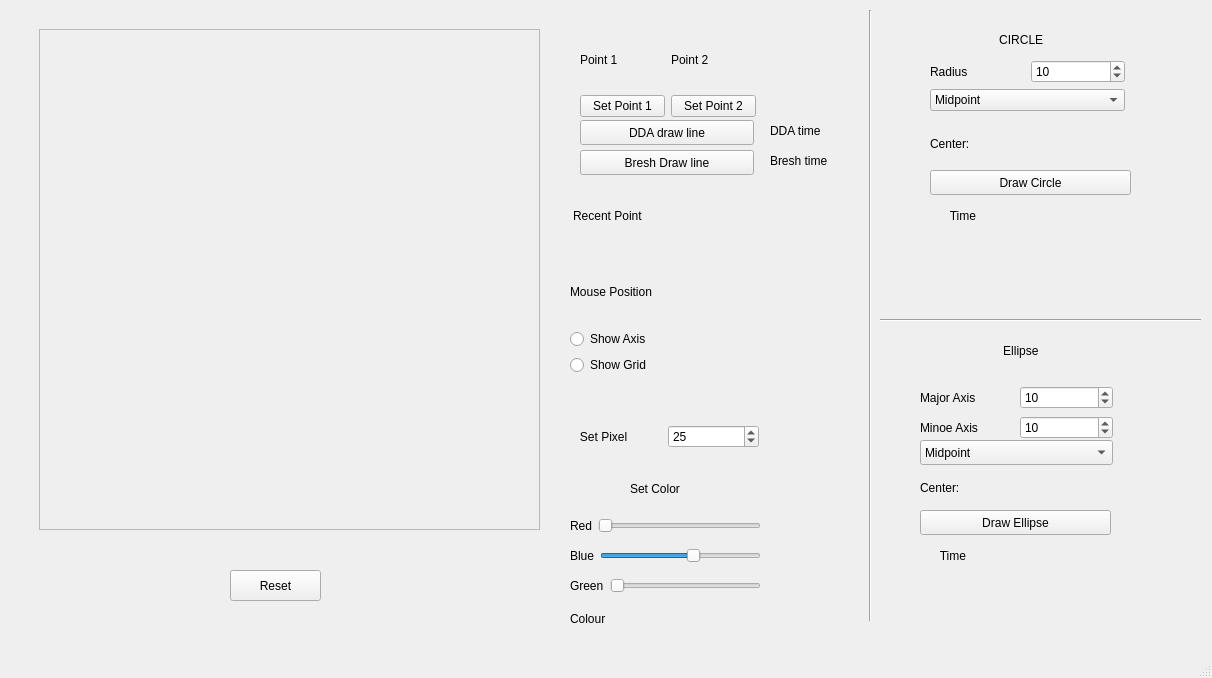
<?xml version="1.0" encoding="UTF-8"?>
<ui version="4.0">
 <class>MainWindow</class>
 <widget class="QMainWindow" name="MainWindow">
  <property name="geometry">
   <rect>
    <x>0</x>
    <y>0</y>
    <width>1212</width>
    <height>678</height>
   </rect>
  </property>
  <property name="windowTitle">
   <string>MainWindow</string>
  </property>
  <widget class="QWidget" name="centralwidget">
   <widget class="frame_widget" name="frame">
    <property name="geometry">
     <rect>
      <x>39</x>
      <y>29</y>
      <width>501</width>
      <height>501</height>
     </rect>
    </property>
    <property name="frameShape">
     <enum>QFrame::StyledPanel</enum>
    </property>
    <property name="frameShadow">
     <enum>QFrame::Raised</enum>
    </property>
   </widget>
   <widget class="QWidget" name="layoutWidget">
    <property name="geometry">
     <rect>
      <x>570</x>
      <y>260</y>
      <width>191</width>
      <height>115</height>
     </rect>
    </property>
    <layout class="QVBoxLayout" name="verticalLayout_2">
     <item>
      <layout class="QHBoxLayout" name="horizontalLayout_2">
       <item>
        <widget class="QLabel" name="button">
         <property name="text">
          <string>Mouse Position</string>
         </property>
        </widget>
       </item>
      </layout>
     </item>
     <item>
      <layout class="QVBoxLayout" name="verticalLayout">
       <item>
        <widget class="QRadioButton" name="radioButton">
         <property name="text">
          <string>Show Axis</string>
         </property>
         <property name="autoExclusive">
          <bool>false</bool>
         </property>
        </widget>
       </item>
       <item>
        <widget class="QRadioButton" name="radioButton_2">
         <property name="text">
          <string>Show Grid</string>
         </property>
         <property name="autoExclusive">
          <bool>false</bool>
         </property>
        </widget>
       </item>
      </layout>
     </item>
    </layout>
   </widget>
   <widget class="QWidget" name="layoutWidget">
    <property name="geometry">
     <rect>
      <x>580</x>
      <y>30</y>
      <width>176</width>
      <height>87</height>
     </rect>
    </property>
    <layout class="QVBoxLayout" name="verticalLayout_5">
     <item>
      <layout class="QVBoxLayout" name="verticalLayout_3">
       <item>
        <layout class="QHBoxLayout" name="horizontalLayout_4">
         <item>
          <widget class="QLabel" name="label_1">
           <property name="text">
            <string>Point 1</string>
           </property>
          </widget>
         </item>
         <item>
          <widget class="QLabel" name="label_2">
           <property name="text">
            <string>Point 2</string>
           </property>
          </widget>
         </item>
        </layout>
       </item>
       <item>
        <layout class="QHBoxLayout" name="horizontalLayout_5">
         <item>
          <widget class="QPushButton" name="pushButton_2">
           <property name="text">
            <string>Set Point 1</string>
           </property>
          </widget>
         </item>
         <item>
          <widget class="QPushButton" name="pushButton">
           <property name="text">
            <string>Set Point 2</string>
           </property>
          </widget>
         </item>
        </layout>
       </item>
      </layout>
     </item>
    </layout>
   </widget>
   <widget class="QPushButton" name="pushButton_4">
    <property name="geometry">
     <rect>
      <x>230</x>
      <y>570</y>
      <width>91</width>
      <height>31</height>
     </rect>
    </property>
    <property name="text">
     <string>Reset</string>
    </property>
   </widget>
   <widget class="QPushButton" name="pushButton_5">
    <property name="geometry">
     <rect>
      <x>580</x>
      <y>150</y>
      <width>174</width>
      <height>25</height>
     </rect>
    </property>
    <property name="text">
     <string>Bresh Draw line</string>
    </property>
   </widget>
   <widget class="QPushButton" name="pushButton_3">
    <property name="geometry">
     <rect>
      <x>580</x>
      <y>120</y>
      <width>174</width>
      <height>25</height>
     </rect>
    </property>
    <property name="text">
     <string>DDA draw line</string>
    </property>
   </widget>
   <widget class="QWidget" name="layoutWidget">
    <property name="geometry">
     <rect>
      <x>570</x>
      <y>410</y>
      <width>189</width>
      <height>53</height>
     </rect>
    </property>
    <layout class="QHBoxLayout" name="horizontalLayout_3">
     <item>
      <widget class="QLabel" name="label">
       <property name="text">
        <string>   Set Pixel</string>
       </property>
      </widget>
     </item>
     <item>
      <widget class="QSpinBox" name="spinBox">
       <property name="maximum">
        <number>150</number>
       </property>
       <property name="value">
        <number>25</number>
       </property>
      </widget>
     </item>
    </layout>
   </widget>
   <widget class="QLabel" name="coord">
    <property name="geometry">
     <rect>
      <x>690</x>
      <y>280</y>
      <width>91</width>
      <height>22</height>
     </rect>
    </property>
    <property name="text">
     <string/>
    </property>
   </widget>
   <widget class="QWidget" name="horizontalLayoutWidget">
    <property name="geometry">
     <rect>
      <x>690</x>
      <y>190</y>
      <width>101</width>
      <height>51</height>
     </rect>
    </property>
    <layout class="QHBoxLayout" name="horizontalLayout">
     <item>
      <widget class="QLabel" name="label_3">
       <property name="text">
        <string/>
       </property>
      </widget>
     </item>
    </layout>
   </widget>
   <widget class="QWidget" name="horizontalLayoutWidget_2">
    <property name="geometry">
     <rect>
      <x>573</x>
      <y>190</y>
      <width>101</width>
      <height>51</height>
     </rect>
    </property>
    <layout class="QHBoxLayout" name="horizontalLayout_6">
     <item>
      <widget class="QLabel" name="label_4">
       <property name="text">
        <string>Recent Point</string>
       </property>
      </widget>
     </item>
    </layout>
   </widget>
   <widget class="QLabel" name="label_5">
    <property name="geometry">
     <rect>
      <x>770</x>
      <y>120</y>
      <width>121</width>
      <height>21</height>
     </rect>
    </property>
    <property name="text">
     <string>DDA time</string>
    </property>
   </widget>
   <widget class="QLabel" name="label_6">
    <property name="geometry">
     <rect>
      <x>770</x>
      <y>150</y>
      <width>121</width>
      <height>21</height>
     </rect>
    </property>
    <property name="text">
     <string>Bresh time</string>
    </property>
   </widget>
   <widget class="Line" name="line">
    <property name="geometry">
     <rect>
      <x>860</x>
      <y>10</y>
      <width>20</width>
      <height>611</height>
     </rect>
    </property>
    <property name="orientation">
     <enum>Qt::Vertical</enum>
    </property>
   </widget>
   <widget class="QWidget" name="verticalLayoutWidget">
    <property name="geometry">
     <rect>
      <x>930</x>
      <y>60</y>
      <width>195</width>
      <height>111</height>
     </rect>
    </property>
    <layout class="QVBoxLayout" name="verticalLayout_4">
     <item>
      <layout class="QHBoxLayout" name="horizontalLayout_7">
       <item>
        <widget class="QLabel" name="label_7">
         <property name="text">
          <string>Radius</string>
         </property>
        </widget>
       </item>
       <item>
        <widget class="QSpinBox" name="spinBox_2">
         <property name="value">
          <number>10</number>
         </property>
        </widget>
       </item>
      </layout>
     </item>
     <item>
      <widget class="QComboBox" name="comboBox">
       <item>
        <property name="text">
         <string>Midpoint</string>
        </property>
       </item>
       <item>
        <property name="text">
         <string>Breshenham's Midpoint</string>
        </property>
       </item>
       <item>
        <property name="text">
         <string>Polar Coordinate</string>
        </property>
       </item>
      </widget>
     </item>
     <item>
      <layout class="QHBoxLayout" name="horizontalLayout_8">
       <item>
        <widget class="QLabel" name="label_8">
         <property name="text">
          <string>Center:</string>
         </property>
        </widget>
       </item>
       <item>
        <widget class="QLabel" name="label_9">
         <property name="text">
          <string/>
         </property>
        </widget>
       </item>
      </layout>
     </item>
    </layout>
   </widget>
   <widget class="QLabel" name="label_10">
    <property name="geometry">
     <rect>
      <x>936</x>
      <y>29</y>
      <width>191</width>
      <height>21</height>
     </rect>
    </property>
    <property name="text">
     <string>                   CIRCLE</string>
    </property>
   </widget>
   <widget class="QWidget" name="horizontalLayoutWidget_5">
    <property name="geometry">
     <rect>
      <x>570</x>
      <y>510</y>
      <width>191</width>
      <height>31</height>
     </rect>
    </property>
    <layout class="QHBoxLayout" name="horizontalLayout_9">
     <item>
      <widget class="QLabel" name="label_11">
       <property name="text">
        <string>Red</string>
       </property>
      </widget>
     </item>
     <item>
      <widget class="QSlider" name="rSlider">
       <property name="maximum">
        <number>255</number>
       </property>
       <property name="orientation">
        <enum>Qt::Horizontal</enum>
       </property>
      </widget>
     </item>
    </layout>
   </widget>
   <widget class="QWidget" name="horizontalLayoutWidget_6">
    <property name="geometry">
     <rect>
      <x>570</x>
      <y>540</y>
      <width>191</width>
      <height>31</height>
     </rect>
    </property>
    <layout class="QHBoxLayout" name="horizontalLayout_10">
     <item>
      <widget class="QLabel" name="label_12">
       <property name="text">
        <string>Blue</string>
       </property>
      </widget>
     </item>
     <item>
      <widget class="QSlider" name="bSlider">
       <property name="maximum">
        <number>255</number>
       </property>
       <property name="value">
        <number>150</number>
       </property>
       <property name="orientation">
        <enum>Qt::Horizontal</enum>
       </property>
      </widget>
     </item>
    </layout>
   </widget>
   <widget class="QWidget" name="horizontalLayoutWidget_7">
    <property name="geometry">
     <rect>
      <x>570</x>
      <y>570</y>
      <width>191</width>
      <height>31</height>
     </rect>
    </property>
    <layout class="QHBoxLayout" name="horizontalLayout_11">
     <item>
      <widget class="QLabel" name="label_13">
       <property name="text">
        <string>Green</string>
       </property>
      </widget>
     </item>
     <item>
      <widget class="QSlider" name="gSlider">
       <property name="maximum">
        <number>255</number>
       </property>
       <property name="orientation">
        <enum>Qt::Horizontal</enum>
       </property>
      </widget>
     </item>
    </layout>
   </widget>
   <widget class="QLabel" name="label_14">
    <property name="geometry">
     <rect>
      <x>630</x>
      <y>480</y>
      <width>67</width>
      <height>17</height>
     </rect>
    </property>
    <property name="text">
     <string>Set Color</string>
    </property>
   </widget>
   <widget class="QPushButton" name="pushButton_6">
    <property name="geometry">
     <rect>
      <x>930</x>
      <y>170</y>
      <width>201</width>
      <height>25</height>
     </rect>
    </property>
    <property name="text">
     <string>Draw Circle</string>
    </property>
   </widget>
   <widget class="QWidget" name="horizontalLayoutWidget_8">
    <property name="geometry">
     <rect>
      <x>930</x>
      <y>200</y>
      <width>191</width>
      <height>31</height>
     </rect>
    </property>
    <layout class="QHBoxLayout" name="horizontalLayout_12">
     <item>
      <widget class="QLabel" name="label_15">
       <property name="text">
        <string>      Time</string>
       </property>
      </widget>
     </item>
     <item>
      <widget class="QLabel" name="label_16">
       <property name="text">
        <string/>
       </property>
      </widget>
     </item>
    </layout>
   </widget>
   <widget class="QLabel" name="label_17">
    <property name="geometry">
     <rect>
      <x>570</x>
      <y>610</y>
      <width>67</width>
      <height>17</height>
     </rect>
    </property>
    <property name="text">
     <string>Colour</string>
    </property>
   </widget>
   <widget class="QLabel" name="showColor">
    <property name="geometry">
     <rect>
      <x>630</x>
      <y>610</y>
      <width>111</width>
      <height>20</height>
     </rect>
    </property>
    <property name="text">
     <string/>
    </property>
   </widget>
   <widget class="Line" name="line_2">
    <property name="geometry">
     <rect>
      <x>880</x>
      <y>310</y>
      <width>321</width>
      <height>20</height>
     </rect>
    </property>
    <property name="orientation">
     <enum>Qt::Horizontal</enum>
    </property>
   </widget>
   <widget class="QLabel" name="label_18">
    <property name="geometry">
     <rect>
      <x>940</x>
      <y>340</y>
      <width>191</width>
      <height>21</height>
     </rect>
    </property>
    <property name="text">
     <string>                   Ellipse</string>
    </property>
   </widget>
   <widget class="QWidget" name="horizontalLayoutWidget_10">
    <property name="geometry">
     <rect>
      <x>920</x>
      <y>380</y>
      <width>193</width>
      <height>36</height>
     </rect>
    </property>
    <layout class="QHBoxLayout" name="horizontalLayout_14">
     <item>
      <widget class="QLabel" name="label_21">
       <property name="text">
        <string>Major Axis</string>
       </property>
      </widget>
     </item>
     <item>
      <widget class="QSpinBox" name="spinBox_3">
       <property name="value">
        <number>10</number>
       </property>
      </widget>
     </item>
    </layout>
   </widget>
   <widget class="QWidget" name="horizontalLayoutWidget_11">
    <property name="geometry">
     <rect>
      <x>920</x>
      <y>410</y>
      <width>193</width>
      <height>36</height>
     </rect>
    </property>
    <layout class="QHBoxLayout" name="horizontalLayout_15">
     <item>
      <widget class="QLabel" name="label_22">
       <property name="text">
        <string>Minoe Axis</string>
       </property>
      </widget>
     </item>
     <item>
      <widget class="QSpinBox" name="spinBox_4">
       <property name="value">
        <number>10</number>
       </property>
      </widget>
     </item>
    </layout>
   </widget>
   <widget class="QWidget" name="horizontalLayoutWidget_12">
    <property name="geometry">
     <rect>
      <x>920</x>
      <y>470</y>
      <width>193</width>
      <height>36</height>
     </rect>
    </property>
    <layout class="QHBoxLayout" name="horizontalLayout_16">
     <item>
      <widget class="QLabel" name="label_23">
       <property name="text">
        <string>Center:</string>
       </property>
      </widget>
     </item>
     <item>
      <widget class="QLabel" name="label_24">
       <property name="text">
        <string/>
       </property>
      </widget>
     </item>
    </layout>
   </widget>
   <widget class="QComboBox" name="comboBox_2">
    <property name="geometry">
     <rect>
      <x>920</x>
      <y>440</y>
      <width>193</width>
      <height>25</height>
     </rect>
    </property>
    <item>
     <property name="text">
      <string>Midpoint</string>
     </property>
    </item>
   </widget>
   <widget class="QWidget" name="horizontalLayoutWidget_9">
    <property name="geometry">
     <rect>
      <x>920</x>
      <y>540</y>
      <width>191</width>
      <height>31</height>
     </rect>
    </property>
    <layout class="QHBoxLayout" name="horizontalLayout_13">
     <item>
      <widget class="QLabel" name="label_19">
       <property name="text">
        <string>      Time</string>
       </property>
      </widget>
     </item>
     <item>
      <widget class="QLabel" name="label_20">
       <property name="text">
        <string/>
       </property>
      </widget>
     </item>
    </layout>
   </widget>
   <widget class="QPushButton" name="pushButton_7">
    <property name="geometry">
     <rect>
      <x>920</x>
      <y>510</y>
      <width>191</width>
      <height>25</height>
     </rect>
    </property>
    <property name="text">
     <string>Draw Ellipse</string>
    </property>
   </widget>
  </widget>
  <widget class="QStatusBar" name="statusbar"/>
  <action name="actionCreate_New">
   <property name="text">
    <string>Create New</string>
   </property>
  </action>
 </widget>
 <customwidgets>
  <customwidget>
   <class>frame_widget</class>
   <extends>QFrame</extends>
   <header>frame_widget.h</header>
   <container>1</container>
  </customwidget>
 </customwidgets>
 <resources/>
 <connections/>
</ui>
